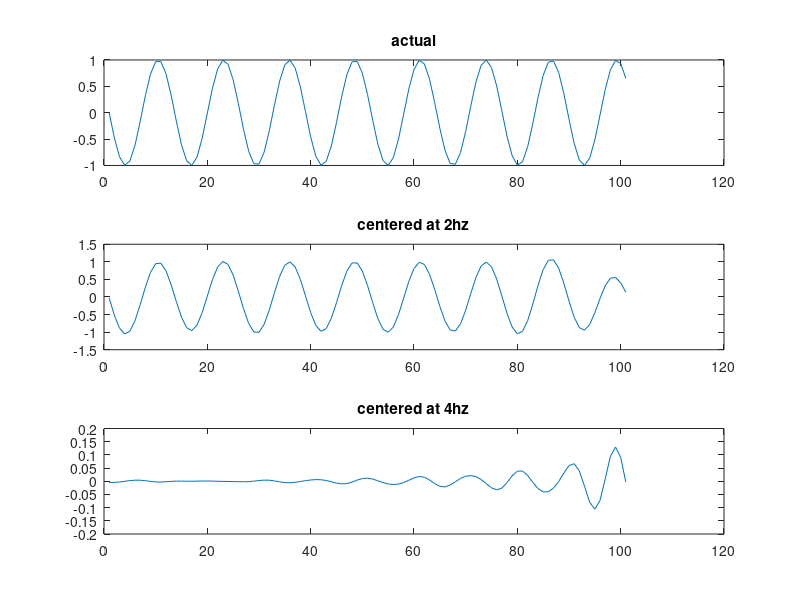
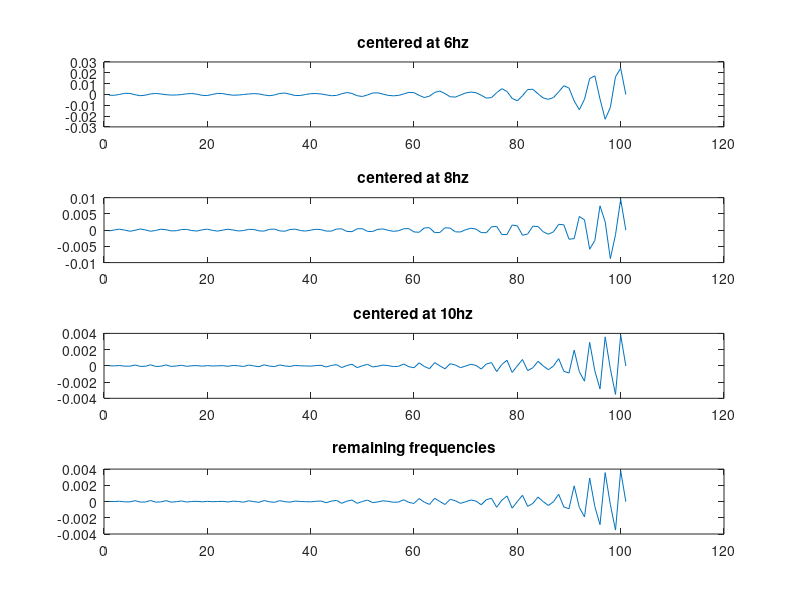

Recreate these plots in MATLAB, in order.
%% filter bank implementation in matlab. The codes passes the  given signal through the 6 band pass filters independently (6 band pass Butterworth filters centered at 2,4,6,8,10,12 Hz. % ) and then plots the filtered waveforms.

% You can edit this code for any sampling and cutoff frequencies by simply changing the corresponding values. Read the comments and just make the appropriate edits

% Author: Avinash Parnandi,  http://robotics.usc.edu/~parnandi/


xx = [0:100];
f=30; %% sampling frequency

data = sin(188*xx); % 2*pi*30 = 188  %here data is the signal that will be passed through the filter bank

% suppose we want to supress anything below x hz and above y hz, with sampling frequency z hz, then
% normalized freqs for band pass is = fnorm = [x y]/(z/2)
%  fnorm should be between (0,1)

fnorm1 = [1 3]/15; % for bandpass, here 1 and 3 are the lower and upper cutoff respectively
% [b,a] = butter(n,Wn) % n = order of the filter, wn is the normalized
% cutoff freq
[b1,a1] = butter(10,fnorm1); % here the order of the filter is 10
data_1 = filtfilt(b1,a1,data); % band pass filter

fnorm2 = [3 5]/15; % for bandpass
[b2,a2] = butter(10,fnorm2);
data_2 = filtfilt(b2,a2,data); % band pass filter

fnorm3 = [5 7]/15; % for bandpass
[b3,a3] = butter(10,fnorm3);
data_3 = filtfilt(b3,a3,data); % band pass filter

fnorm4 = [7 9]/15; % for bandpass
[b4,a4] = butter(10,fnorm4);
data_4 = filtfilt(b4,a4,data); % band pass filter

fnorm5 = [9 11]/15; % for bandpass
[b5,a5] = butter(10,fnorm5);
data_5 = filtfilt(b5,a5,data); % band pass filter

fnorm6 = [11 14]/15; % for bandpass
[b6,a6] = butter(10,fnorm6);
data_6 = filtfilt(b6,a6,data); % band pass filter

figure
 subplot(3,1,1), plot(data), title('actual')
 subplot(3,1,2), plot(data_1), title('centered at 2hz')
 subplot(3,1,3), plot(data_2), title('centered at 4hz')
 
figure
 subplot(4,1,1), plot(data_3), title('centered at 6hz')
 subplot(4,1,2), plot(data_4), title('centered at 8hz')
 subplot(4,1,3), plot(data_5), title('centered at 10hz')
 subplot(4,1,4), plot(data_5), title('remaining frequencies')